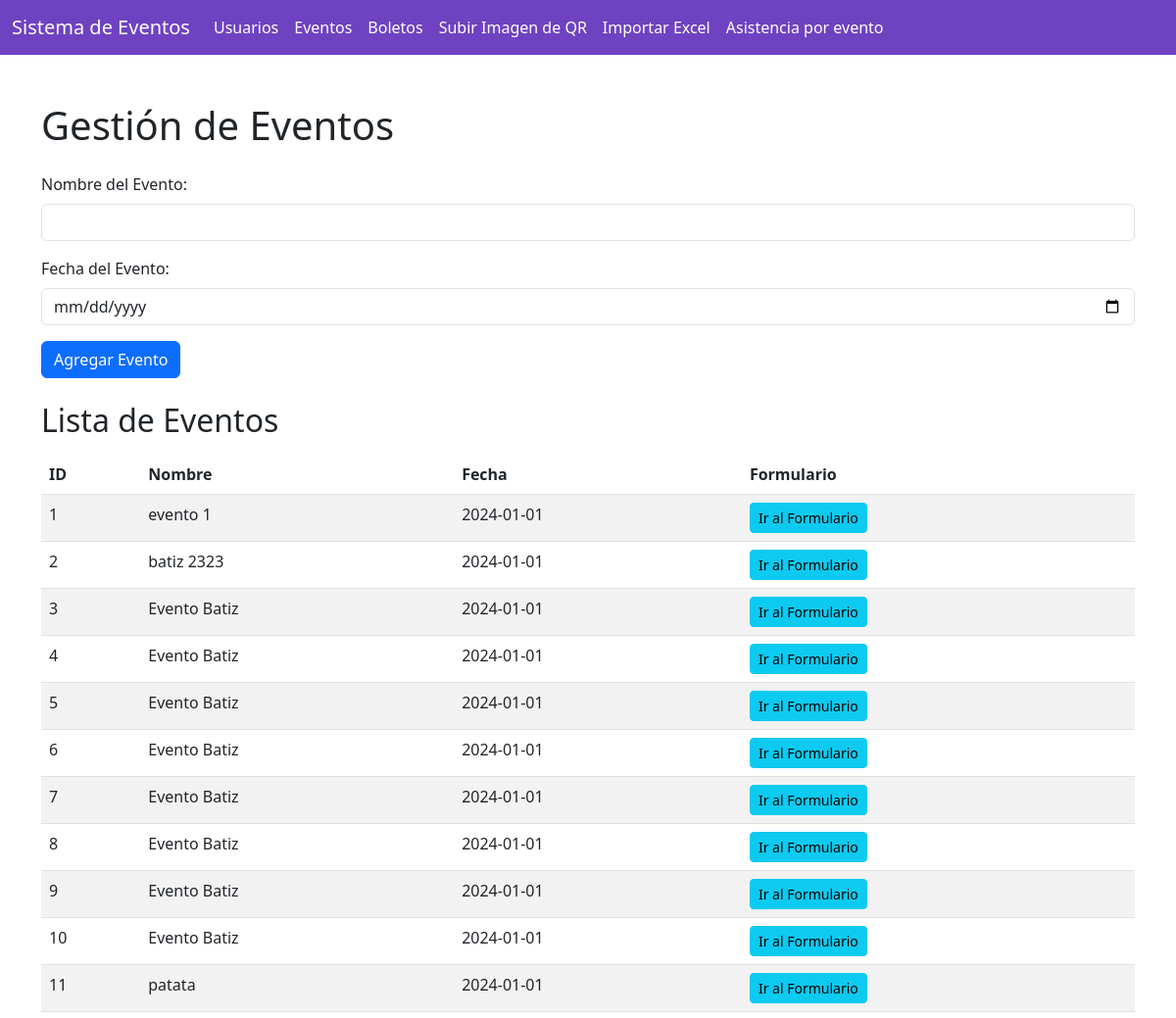
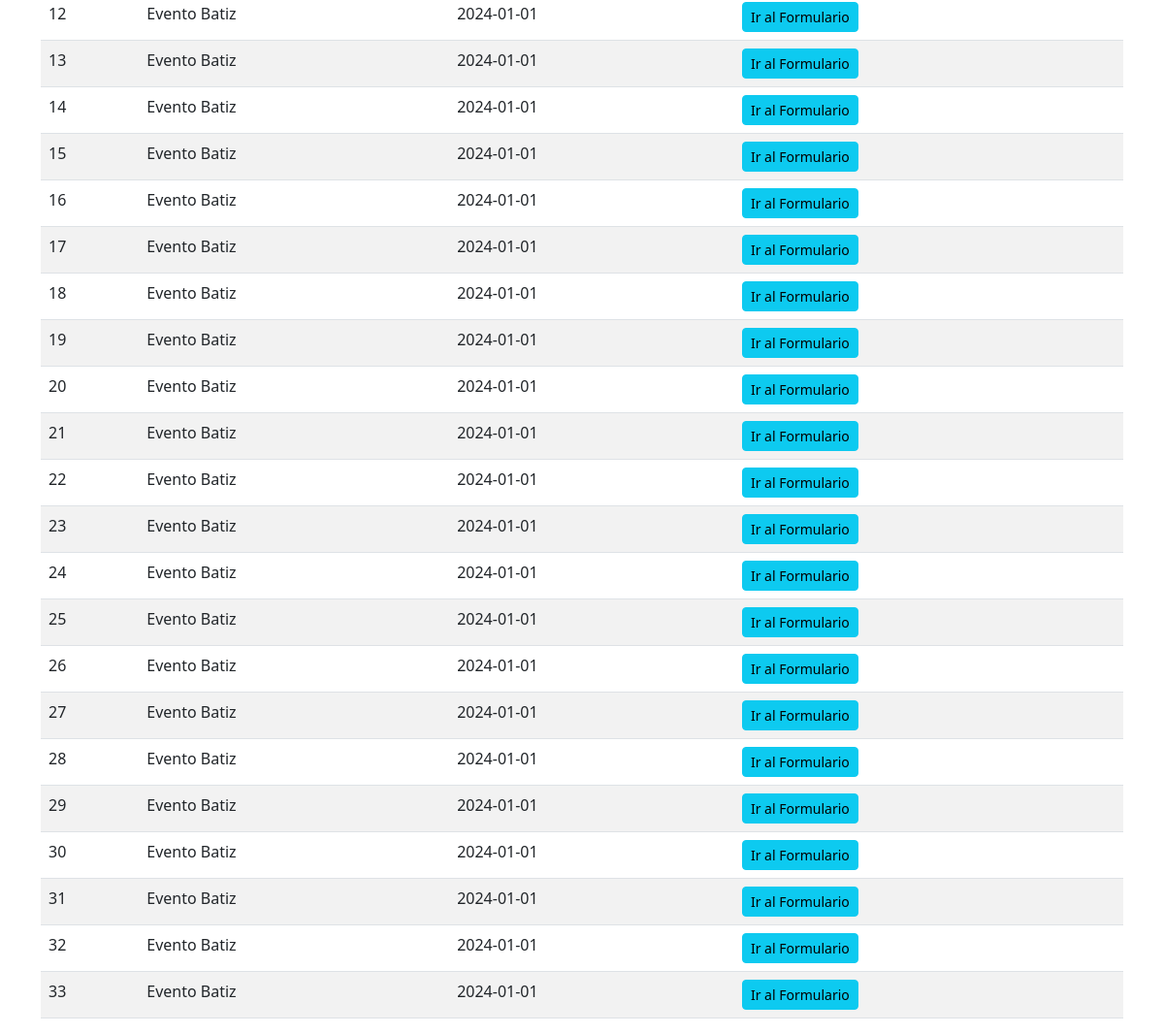
/eventos, run on the app's committed database (2 pictures, top to bottom).
### app.py (models this page shows)
class Evento(db.Model):
    id = db.Column(db.Integer, primary_key=True)
    nombre = db.Column(db.String(100), nullable=False)
    fecha = db.Column(db.String(100), nullable=False)
    boletos = db.relationship('Boleto', backref='evento', lazy=True)

### app.py (the view, shortened to what this page needs)
@app.route('/eventos', methods=['GET', 'POST'])
def eventos():
    eventos = Evento.query.all()
    return render_template('eventos.html', eventos=eventos)

### templates/eventos.html (shortened to what this page needs)
<!DOCTYPE html>
<html lang="es">
  <head>
    <link
      href="https://cdn.jsdelivr.net/npm/bootstrap@5.3.0-alpha1/dist/css/bootstrap.min.css"
      rel="stylesheet"
    />
  </head>
  <body>
    {% include 'header.html' %}
    <div class="container mt-5">
      <h1 class="mb-4">Gestión de Eventos</h1>
      <form action="/eventos" method="POST" class="mb-4">
        <div class="mb-3">
          <label for="nombre" class="form-label">Nombre del Evento:</label>
          <input
            type="text"
            id="nombre"
            name="nombre"
            class="form-control"
            required
          />
        </div>
        <div class="mb-3">
          <label for="fecha" class="form-label">Fecha del Evento:</label>
          <input
            type="date"
            id="fecha"
            name="fecha"
            class="form-control"
            required
          />
        </div>
        <button type="submit" class="btn btn-primary">Agregar Evento</button>
      </form>
      <h2 class="mb-3">Lista de Eventos</h2>
      <table class="table table-striped">
        <thead>
          <tr>
            <th>ID</th>
            <th>Nombre</th>
            <th>Fecha</th>
            <th>Formulario</th>
          </tr>
        </thead>
        <tbody>
          {% for evento in eventos %}
          <tr>
            <td>{{ evento.id }}</td>
            <td>{{ evento.nombre }}</td>
            <td>{{ evento.fecha }}</td>
            <td>
              <a
                href="{{ url_for('formulario', evento_id=evento.id) }}"
                class="btn btn-info btn-sm"
                >Ir al Formulario</a
              >
            </td>
          </tr>
          {% endfor %}
        </tbody>
      </table>
    </div>
  </body>
</html>

### data on the page
Evento: id "1", nombre "evento 1", fecha "2024-01-01"
Evento: id "2", nombre "batiz 2323", fecha "2024-01-01"
Evento: id "3", nombre "Evento Batiz", fecha "2024-01-01"
Evento: id "4", nombre "Evento Batiz", fecha "2024-01-01"
Evento: id "5", nombre "Evento Batiz", fecha "2024-01-01"
Evento: id "6", nombre "Evento Batiz", fecha "2024-01-01"
Evento: id "7", nombre "Evento Batiz", fecha "2024-01-01"
Evento: id "8", nombre "Evento Batiz", fecha "2024-01-01"
Evento: id "9", nombre "Evento Batiz", fecha "2024-01-01"
Evento: id "10", nombre "Evento Batiz", fecha "2024-01-01"
Evento: id "11", nombre "patata", fecha "2024-01-01"
Evento: id "12", nombre "Evento Batiz", fecha "2024-01-01"
Evento: id "13", nombre "Evento Batiz", fecha "2024-01-01"
Evento: id "14", nombre "Evento Batiz", fecha "2024-01-01"
Evento: id "15", nombre "Evento Batiz", fecha "2024-01-01"
Evento: id "16", nombre "Evento Batiz", fecha "2024-01-01"
Evento: id "17", nombre "Evento Batiz", fecha "2024-01-01"
Evento: id "18", nombre "Evento Batiz", fecha "2024-01-01"
Evento: id "19", nombre "Evento Batiz", fecha "2024-01-01"
Evento: id "20", nombre "Evento Batiz", fecha "2024-01-01"
Evento: id "21", nombre "Evento Batiz", fecha "2024-01-01"
Evento: id "22", nombre "Evento Batiz", fecha "2024-01-01"
Evento: id "23", nombre "Evento Batiz", fecha "2024-01-01"
Evento: id "24", nombre "Evento Batiz", fecha "2024-01-01"
Evento: id "25", nombre "Evento Batiz", fecha "2024-01-01"
Evento: id "26", nombre "Evento Batiz", fecha "2024-01-01"
Evento: id "27", nombre "Evento Batiz", fecha "2024-01-01"
Evento: id "28", nombre "Evento Batiz", fecha "2024-01-01"
Evento: id "29", nombre "Evento Batiz", fecha "2024-01-01"
Evento: id "30", nombre "Evento Batiz", fecha "2024-01-01"
Evento: id "31", nombre "Evento Batiz", fecha "2024-01-01"
Evento: id "32", nombre "Evento Batiz", fecha "2024-01-01"
Evento: id "33", nombre "Evento Batiz", fecha "2024-01-01"
